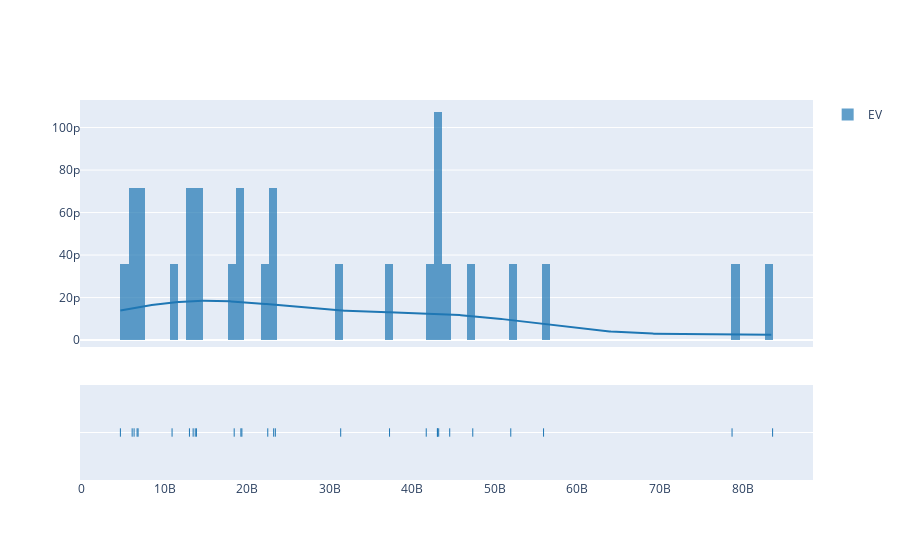

Write notebook code for a chart like this one.
### Code cell
import plotly.figure_factory as ff
import numpy as np

hist_data = [df_Mat['EV'].to_numpy()]
group_labels = ['EV'] # name of the dataset

fig = ff.create_distplot(hist_data, group_labels, bin_size=1000000000)
fig.show()

### Figure 1 — Plotly figure (JSON) as saved in the notebook; plotly's stock layout.template omitted (floating-point values rounded to 4 significant figures; data arrays with more than 128 entries replaced by an {"elided": "..."} marker saying what was removed)
{"data": [{"autobinx": false, "histnorm": "probability density", "legendgroup": "EV", "marker": {"color": "rgb(31, 119, 180)"}, "name": "EV", "opacity": 0.7, "type": "histogram", "x": [6671000000.0, 6793000000.0, 13010000000.0, 13710000000.0, 4651000000.0, 83630000000.0, 31330000000.0, 43200000000.0, 18430000000.0, 47320000000.0, 78720000000.0, 10910000000.0, 13860000000.0, 41690000000.0, 43030000000.0, 43060000000.0, 55900000000.0, 6077000000.0, 6308000000.0, 37240000000.0, 19240000000.0, 23210000000.0, 23410000000.0, 44530000000.0, 51930000000.0, 13460000000.0, 19360000000.0, 22500000000.0], "xaxis": "x", "xbins": {"end": 83630000000.0, "size": 1000000000, "start": 4651000000.0}, "yaxis": "y"}, {"legendgroup": "EV", "marker": {"color": "rgb(31, 119, 180)"}, "mode": "lines", "name": "EV", "showlegend": false, "type": "scatter", "x": {"elided": "500 float values"}, "xaxis": "x", "y": {"elided": "500 float values"}, "yaxis": "y"}, {"legendgroup": "EV", "marker": {"color": "rgb(31, 119, 180)", "symbol": "line-ns-open"}, "mode": "markers", "name": "EV", "showlegend": false, "type": "scatter", "x": [6671000000.0, 6793000000.0, 13010000000.0, 13710000000.0, 4651000000.0, 83630000000.0, 31330000000.0, 43200000000.0, 18430000000.0, 47320000000.0, 78720000000.0, 10910000000.0, 13860000000.0, 41690000000.0, 43030000000.0, 43060000000.0, 55900000000.0, 6077000000.0, 6308000000.0, 37240000000.0, 19240000000.0, 23210000000.0, 23410000000.0, 44530000000.0, 51930000000.0, 13460000000.0, 19360000000.0, 22500000000.0], "xaxis": "x", "y": ["EV", "EV", "EV", "EV", "EV", "EV", "EV", "EV", "EV", "EV", "EV", "EV", "EV", "EV", "EV", "EV", "EV", "EV", "EV", "EV", "EV", "EV", "EV", "EV", "EV", "EV", "EV", "EV"], "yaxis": "y2"}], "layout": {"barmode": "overlay", "hovermode": "closest", "legend": {"traceorder": "reversed"}, "xaxis": {"anchor": "y2", "domain": [0, 1], "zeroline": false}, "yaxis": {"anchor": "free", "domain": [0.35, 1], "position": 0}, "yaxis2": {"anchor": "x", "domain": [0, 0.25], "dtick": 1, "showticklabels": false}}}
